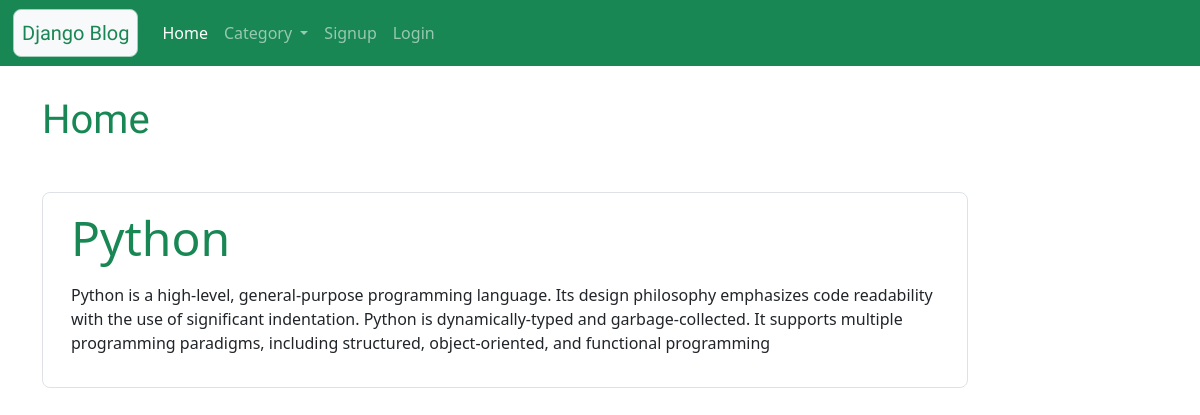
/, run on an earlier commit of the app's database.
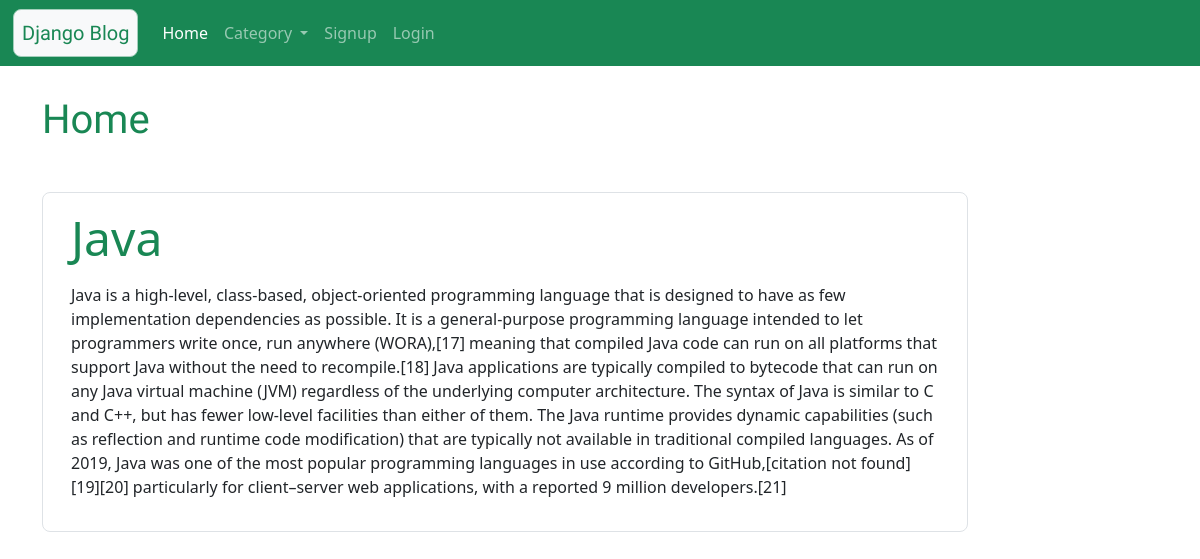
And on a later commit of the database.
### blog/models.py (models this page shows)
class Blog(models.Model):
    user = models.ForeignKey(User,on_delete=models.CASCADE)
    title = models.CharField(max_length=150)
    description = models.TextField()
    create_at = models.DateTimeField(auto_now_add=True)
    update_at = models.DateTimeField(auto_now=True)

### blog/views.py (the view)
# urls.py: path('', views.home, name='home'),
def home(request):
    all_blog = Blog.objects.all()
    return render(request, 'blog/home.html', {'all_blog': all_blog})

### template/blog/home.html (shortened to what this page needs)
{% extends 'blog/base.html' %}
{% load static %}
{% block content %}
<div class="col-10  my-5">
  <h1 class="text-success Rounded my-5">
    Home
  </h1>
  {% for blog in all_blog %}
  <div class="jumbotron p-3 text-success border rounded-3">
    <div class="container" >
      <a href="#" class="display-5 h3 disabled-link">{{blog.title}}</a>
      <p class="text-dark">{{blog.description}}</p>
    </div>
  </div><br>
  {% endfor %}
{% endblock content %}

What changed in the data, as far as the page shows it:
removed Blog: title "Python", description "Python is a high-level, general-purpose programming language. Its design philosophy emphasizes code readability with the use of significant indentation. Python is dynamically-typed and garbage-collected. It supports multiple programming paradigms, including structured, object-oriented, and functional programming"
added Blog: title "Java", description "Java is a high-level, class-based, object-oriented programming language that is designed to have as few implementation dependencies as possible. It is a general-purpose programming language intended to let programmers write once, run anywhere (WORA),[17] meaning that compiled Java code can run on all platforms that support Java without the need to recompile.[18] Java applications are typically compiled to bytecode that can run on any Java virtual machine (JVM) regardless of the underlying computer architecture. The syntax of Java is similar to C and C++, but has fewer low-level facilities than either of them. The Java runtime provides dynamic capabilities (such as reflection and runtime…"
